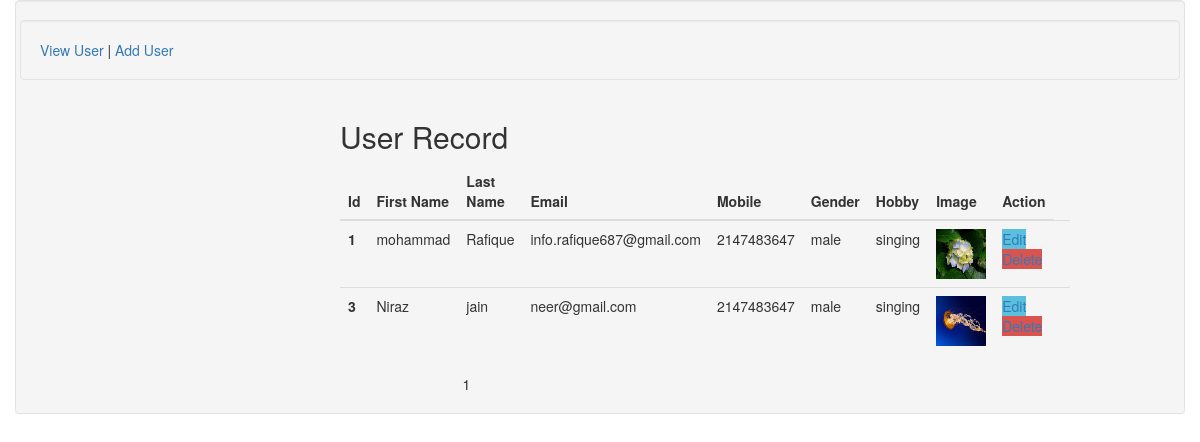
The page / on the database its author committed.
### tables this page shows
CREATE TABLE `user` (
  `id` int(255) NOT NULL,
  `fname` text NOT NULL,
  `lname` text NOT NULL,
  `email` text NOT NULL,
  `country_code` varchar(10) NOT NULL,
  `mobile` int(15) NOT NULL,
  `adress` text NOT NULL,
  `gender` text NOT NULL,
  `hobby` text NOT NULL,
  `image` text NOT NULL,
  `create_date` timestamp NOT NULL DEFAULT current_timestamp()
);

### application/controllers/Registration.php (called while the page is built, shortened)
<?php
class Registration extends CI_Controller {
public function __construct()
{
	$this->load->helper('url', 'form');
    $this->load->model('user');
    $this->load->database();
    $this->load->library('form_validation');
    $this->load->library('session');
  }
	public function index()
	{
		$data['heading']="User Record";
		$data['user']=$this->user->userList('user');
		$data['content']='userrecords.php';
		$this->load->view('app.php',$data);
	}
}

### index.php (called while the page is built, shortened)
<?php
require_once BASEPATH.'core/CodeIgniter.php';

### application/models/User.php (called while the page is built, shortened)
<?php if ( ! defined('BASEPATH')) exit('No direct script access allowed');
class User extends CI_Model {
	public function userList($tab)
	{
		$this->db->select("*");
		$this->db->from($tab);
		$qry=$this->db->get();
		return $qry->result_array();
	}
}

### application/views/userrecords.php (the view, shortened to what this page needs)
<div class="col-sm-12">
  <h2>User Record</h2>
  <table class="table">
  <thead>
    <tr>
      <th scope="col">Id</th>
      <th scope="col">First Name</th>
      <th scope="col">Last Name</th>
      <th scope="col">Email</th>
      <th scope="col">Mobile</th>
      <th scope="col">Gender</th>
      <th scope="col">Hobby</th>
      <th scope="col">Image</th>
      <th scope="col">Action</th>
    </tr>
  </thead>
  <tbody>
    <?php
    foreach($user as $users)
      {?>
    <tr>
      <th><?php echo $users['id']?></th>
      <td><?php echo $users['fname']?></td>
      <td><?php echo $users['lname']?></td>
      <td><?php echo $users['email']?></td>
       <td><?php echo $users['mobile']?></td>
      <td><?php echo $users['gender']?></td>
      <td><?php echo $users['hobby']?></td>
      <td><img src="<?php echo site_url();?>assest/<?php echo $users['image'];?>" width="50" height="50"></td>
      <td><span class="btn-info"><a href="<?php echo site_url()?>Registration/edit?id=<?php echo $users['id'];?>">Edit</a></span><span class="btn-danger">
        <a href="<?php echo site_url()?>Registration/delete?id=<?php echo $users['id'];?>">Delete</a></span><td>
    </tr>
  <?php } ?>
  </tbody>
</table>
</div>

### application/views/header.php (shortened to what this page needs)
?><!DOCTYPE html>
<html lang="en">
<head>
  <link rel="stylesheet" href="https://maxcdn.bootstrapcdn.com/bootstrap/3.4.1/css/bootstrap.min.css">
</head>
<body>
<div class="container well">
	<div class="row well"><a href="view-user">View User</a> <span>|</span> <a href="add-user">Add User</a></div>
	<div class="row">
	<div class="col-sm-3"></div>
	<div class="col-sm-6">

### application/views/app.php
<?php
include("header.php");
echo include($content);
include("footer.php");
?>

### application/views/footer.php
<div class="col-sm-3"></div>
</div>
</div>
</div>
</body>
</html>

### rows shown on the page
user: id "1", fname "mohammad", lname "Rafique", email "info.rafique687@gmail.com", mobile "2147483647", gender "male", hobby "singing", image (picture)
user: id "3", fname "Niraz", lname "jain", email "neer@gmail.com", mobile "2147483647", gender "male", hobby "singing", image (picture)

### other values the page prints
include($content) "1"
